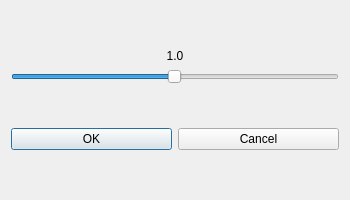
<?xml version="1.0" encoding="UTF-8"?>
<ui version="4.0">
 <class>RescaleDialog</class>
 <widget class="QDialog" name="rescaleDialog">
  <property name="geometry">
   <rect>
    <x>0</x>
    <y>0</y>
    <width>350</width>
    <height>200</height>
   </rect>
  </property>
  <property name="sizePolicy">
   <sizepolicy hsizetype="Fixed" vsizetype="Fixed">
    <horstretch>0</horstretch>
    <verstretch>0</verstretch>
   </sizepolicy>
  </property>
  <property name="windowTitle">
   <string>Rescale Image</string>
  </property>
  <layout class="QVBoxLayout" name="verticalLayout">
   <item>
    <layout class="QHBoxLayout" name="horizontalLayout_2">
     <item>
      <layout class="QVBoxLayout" name="verticalLayout_2">
       <item>
        <widget class="QLabel" name="scaleLabel">
         <property name="sizePolicy">
          <sizepolicy hsizetype="Preferred" vsizetype="Fixed">
           <horstretch>0</horstretch>
           <verstretch>0</verstretch>
          </sizepolicy>
         </property>
         <property name="layoutDirection">
          <enum>Qt::LeftToRight</enum>
         </property>
         <property name="autoFillBackground">
          <bool>false</bool>
         </property>
         <property name="text">
          <string>1.0</string>
         </property>
         <property name="alignment">
          <set>Qt::AlignCenter</set>
         </property>
        </widget>
       </item>
       <item>
        <widget class="QSlider" name="horizontalSlider">
         <property name="minimum">
          <number>1</number>
         </property>
         <property name="maximum">
          <number>200</number>
         </property>
         <property name="value">
          <number>100</number>
         </property>
         <property name="sliderPosition">
          <number>100</number>
         </property>
         <property name="orientation">
          <enum>Qt::Horizontal</enum>
         </property>
        </widget>
       </item>
      </layout>
     </item>
    </layout>
   </item>
   <item>
    <layout class="QHBoxLayout" name="horizontalLayout">
     <item>
      <widget class="QPushButton" name="pushButton_2">
       <property name="text">
        <string>OK</string>
       </property>
      </widget>
     </item>
     <item>
      <widget class="QPushButton" name="pushButton">
       <property name="text">
        <string>Cancel</string>
       </property>
      </widget>
     </item>
    </layout>
   </item>
  </layout>
 </widget>
 <resources/>
 <connections>
  <connection>
   <sender>pushButton</sender>
   <signal>clicked()</signal>
   <receiver>rescaleDialog</receiver>
   <slot>reject()</slot>
   <hints>
    <hint type="sourcelabel">
     <x>244</x>
     <y>148</y>
    </hint>
    <hint type="destinationlabel">
     <x>246</x>
     <y>185</y>
    </hint>
   </hints>
  </connection>
  <connection>
   <sender>pushButton_2</sender>
   <signal>clicked()</signal>
   <receiver>rescaleDialog</receiver>
   <slot>accept()</slot>
   <hints>
    <hint type="sourcelabel">
     <x>92</x>
     <y>152</y>
    </hint>
    <hint type="destinationlabel">
     <x>93</x>
     <y>191</y>
    </hint>
   </hints>
  </connection>
 </connections>
</ui>
